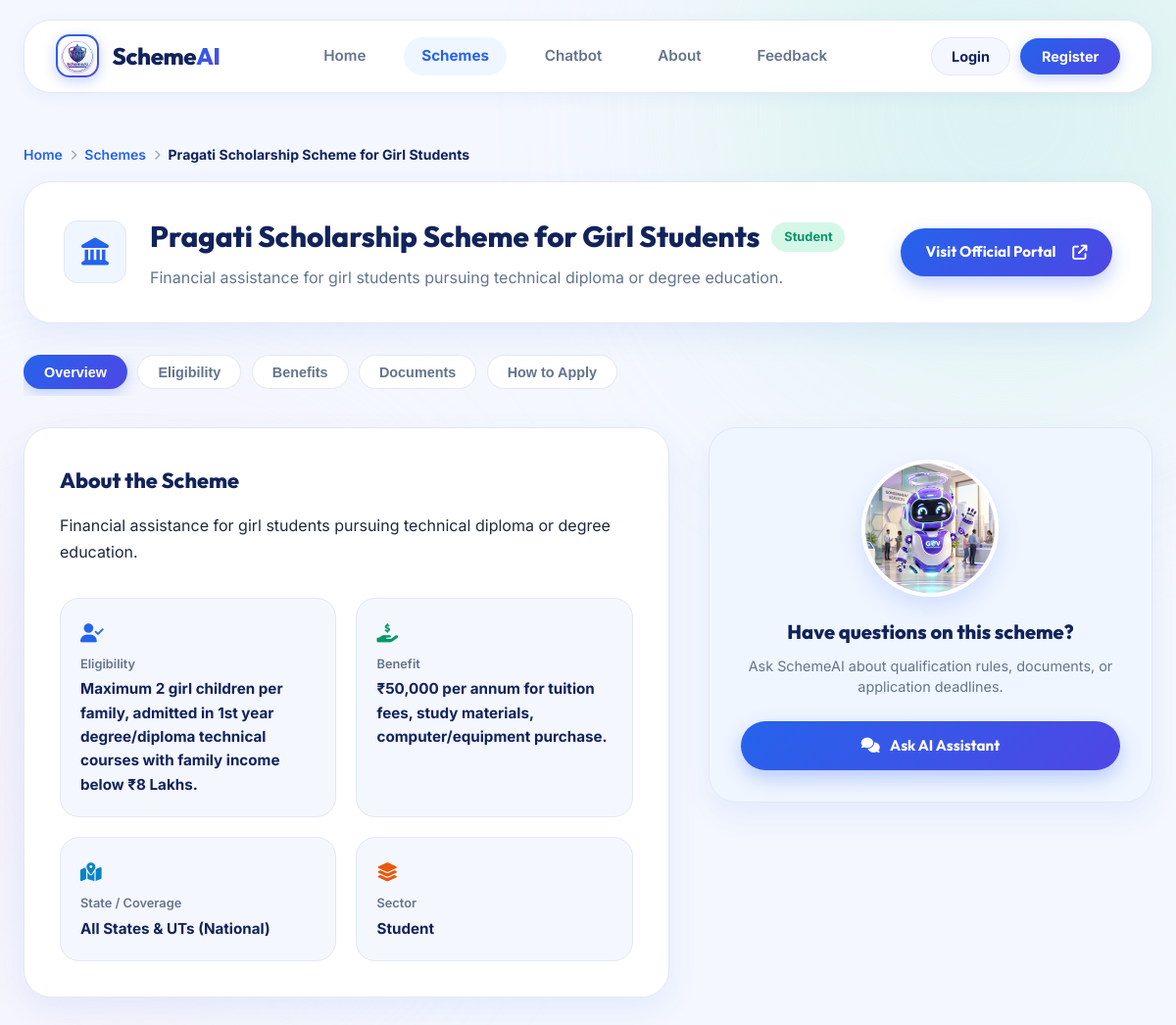
Page /schemes/4 on the committed database.
### tables this page shows
CREATE TABLE schemes (
            id INTEGER PRIMARY KEY AUTOINCREMENT,
            name TEXT UNIQUE NOT NULL,
            category TEXT NOT NULL,
            description TEXT NOT NULL,
            eligibility TEXT NOT NULL,
            benefits TEXT NOT NULL,
            required_documents TEXT NOT NULL,
            portal_link TEXT NOT NULL
        );

### app.py (the view)
@app.route('/schemes/<int:scheme_id>')
def scheme_details(scheme_id):
    logged_in = 'user_id' in session
    username = session.get('username')
    scheme = get_scheme_by_id(scheme_id)
    if not scheme:
        return redirect(url_for('schemes_catalog'))
    return render_template(
        'scheme_details.html',
        scheme=scheme,
        logged_in=logged_in,
        username=username
    )

### utils/db.py (called while the page is built)
def get_db_connection():
    conn = sqlite3.connect(DATABASE_PATH)
    conn.row_factory = sqlite3.Row  # Returns rows as dictionary-like objects
    return conn

def get_scheme_by_id(scheme_id):
    conn = get_db_connection()
    cursor = conn.cursor()
    cursor.execute("SELECT * FROM schemes WHERE id = ?", (scheme_id,))
    row = cursor.fetchone()
    conn.close()
    return dict(row) if row else None

### templates/scheme_details.html (shortened to what this page needs)
<!DOCTYPE html>
<html lang="en">
<head>
    <link rel="stylesheet" href="https://cdnjs.cloudflare.com/ajax/libs/font-awesome/6.4.0/css/all.min.css">
    <link rel="stylesheet" href="{{ url_for('static', filename='css/style.css') }}?v=16">
</head>
<body class="public-page">
    <div class="page-container" style="max-width: 1280px;">
        <header class="navbar" style="margin-top: 1.25rem;">
            <a href="/" class="brand">
                <div class="brand-logo">
                    <img src="{{ url_for('static', filename='images/logo.jpg') }}" alt="SchemeAI Logo" class="brand-logo-img">
                </div>
                <span class="brand-name">Scheme<span>AI</span></span>
            </a>
            <nav class="nav-links">
                <a href="/" class="nav-item">Home</a>
                <a href="{{ url_for('schemes_catalog') }}" class="nav-item active">Schemes</a>
                <a href="{{ url_for('chat_workspace') }}" class="nav-item">Chatbot</a>
                <a href="/about" class="nav-item">About</a>
                <a href="/feedback" class="nav-item">Feedback</a>
            </nav>
            <div class="nav-actions">
                {% if logged_in %}
                    <a href="{{ url_for('user_profile') }}" class="user-pill-btn">
                        <i class="fa-solid fa-circle-user"></i>
                        <span>{{ username }}</span>
                    </a>
                    <a href="{{ url_for('logout') }}" class="btn-nav-logout" title="Logout">
                        <i class="fa-solid fa-arrow-right-from-bracket"></i>
                    </a>
                {% else %}
                    <a href="{{ url_for('login') }}" class="btn-nav-login-light">Login</a>
                    <a href="{{ url_for('register') }}" class="btn-nav-register-light">Register</a>
                {% endif %}
            </div>
        </header>
        <div style="display: flex; align-items: center; gap: 0.5rem; font-size: 0.875rem; color: var(--text-secondary); margin: 1.5rem 0 1rem 0;">
            <a href="/" style="color: var(--primary-purple); text-decoration: none; font-weight: 600;">Home</a>
            <i class="fa-solid fa-chevron-right" style="font-size: 0.65rem; color: #94A3B8;"></i>
            <a href="{{ url_for('schemes_catalog') }}" style="color: var(--primary-purple); text-decoration: none; font-weight: 600;">Schemes</a>
            <i class="fa-solid fa-chevron-right" style="font-size: 0.65rem; color: #94A3B8;"></i>
            <span style="color: var(--deep-purple); font-weight: 700;">{{ scheme.name }}</span>
        </div>
        <div style="background: var(--white); border: 1.5px solid var(--border-color); border-radius: var(--radius-xl); padding: 2rem 2.5rem; box-shadow: var(--shadow-card); display: flex; justify-content: space-between; align-items: center; gap: 2rem; margin-bottom: 2rem; flex-wrap: wrap;">
            <div style="display: flex; align-items: center; gap: 1.5rem;">
                <div style="width: 64px; height: 64px; border-radius: var(--radius-md); background: #F0F6FF; border: 1.5px solid var(--border-color); display: flex; align-items: center; justify-content: center; font-size: 1.75rem; color: var(--primary-purple); flex-shrink: 0;">
                    <i class="fa-solid fa-landmark"></i>
                </div>
                <div>
                    <div style="display: flex; align-items: center; gap: 0.75rem; margin-bottom: 0.35rem; flex-wrap: wrap;">
                        <h1 style="font-family: var(--font-heading); font-size: 1.85rem; font-weight: 800; color: var(--deep-purple);">
                            {{ scheme.name }}
                        </h1>
                        <span style="background: #D4F7E7; color: #059669; font-weight: 700; font-size: 0.8rem; padding: 0.3rem 0.8rem; border-radius: var(--radius-pill);">
                            {{ scheme.category|replace('_', ' ')|title }}
                        </span>
                    </div>
                    <p style="color: var(--text-secondary); font-size: 1rem;">
                        {{ scheme.description }}
                    </p>
                </div>
            </div>
            {% if scheme.portal_link %}
            <a href="{{ scheme.portal_link }}" target="_blank" class="btn btn-primary" style="padding: 0.75rem 1.6rem; border-radius: var(--radius-pill); white-space: nowrap; text-decoration: none;">
                <span>Visit Official Portal</span>
                <i class="fa-solid fa-arrow-up-right-from-square" style="margin-left: 0.4rem;"></i>
            </a>
            {% endif %}
        </div>
        <div style="display: flex; gap: 0.65rem; margin-bottom: 2rem; overflow-x: auto; padding-bottom: 0.4rem;">
            <button class="filter-pill active" onclick="switchTab('overview')">Overview</button>
            <button class="filter-pill" onclick="switchTab('eligibility')">Eligibility</button>
            <button class="filter-pill" onclick="switchTab('benefits')">Benefits</button>
            <button class="filter-pill" onclick="switchTab('documents')">Documents</button>
            <button class="filter-pill" onclick="switchTab('apply')">How to Apply</button>
        </div>
        <div class="scheme-details-split-grid">
            <div>
                <div id="tab-overview" class="tab-pane" style="background: var(--white); border: 1.5px solid var(--border-color); border-radius: var(--radius-xl); padding: 2.25rem; box-shadow: var(--shadow-card); margin-bottom: 2rem;">
                    <h3 style="font-family: var(--font-heading); font-size: 1.35rem; font-weight: 800; color: var(--deep-purple); margin-bottom: 1rem;">
                        About the Scheme
                    </h3>
                    <p style="color: var(--text-main); font-size: 1rem; line-height: 1.7; margin-bottom: 2rem;">
                        {{ scheme.description }}
                    </p>
                    <div class="scheme-criteria-2x2-grid">
                        <div style="background: #F4F7FE; border: 1.5px solid var(--border-color); border-radius: var(--radius-lg); padding: 1.25rem;">
                            <div style="color: var(--primary-purple); font-size: 1.2rem; margin-bottom: 0.4rem;">
                                <i class="fa-solid fa-user-check"></i>
                            </div>
                            <div style="font-size: 0.8rem; font-weight: 600; color: var(--text-secondary);">Eligibility</div>
                            <div style="font-weight: 700; color: var(--deep-purple); font-size: 0.95rem; margin-top: 0.2rem;">
                                {{ scheme.eligibility or 'Eligible Indian citizens' }}
                            </div>
                        </div>
                        <div style="background: #F4F7FE; border: 1.5px solid var(--border-color); border-radius: var(--radius-lg); padding: 1.25rem;">
                            <div style="color: #059669; font-size: 1.2rem; margin-bottom: 0.4rem;">
                                <i class="fa-solid fa-hand-holding-dollar"></i>
                            </div>
                            <div style="font-size: 0.8rem; font-weight: 600; color: var(--text-secondary);">Benefit</div>
                            <div style="font-weight: 700; color: var(--deep-purple); font-size: 0.95rem; margin-top: 0.2rem;">
                                {{ scheme.benefits or 'Direct government welfare grant' }}
                            </div>
                        </div>
                        <div style="background: #F4F7FE; border: 1.5px solid var(--border-color); border-radius: var(--radius-lg); padding: 1.25rem;">
                            <div style="color: #0284C7; font-size: 1.2rem; margin-bottom: 0.4rem;">
                                <i class="fa-solid fa-map-location-dot"></i>
                            </div>
                            <div style="font-size: 0.8rem; font-weight: 600; color: var(--text-secondary);">State / Coverage</div>
                            <div style="font-weight: 700; color: var(--deep-purple); font-size: 0.95rem; margin-top: 0.2rem;">
                                All States &amp; UTs (National)
                            </div>
                        </div>
                        <div style="background: #F4F7FE; border: 1.5px solid var(--border-color); border-radius: var(--radius-lg); padding: 1.25rem;">
                            <div style="color: #EA580C; font-size: 1.2rem; margin-bottom: 0.4rem;">
                                <i class="fa-solid fa-layer-group"></i>
                            </div>
                            <div style="font-size: 0.8rem; font-weight: 600; color: var(--text-secondary);">Sector</div>
                            <div style="font-weight: 700; color: var(--deep-purple); font-size: 0.95rem; margin-top: 0.2rem;">
                                {{ scheme.category|replace('_', ' ')|title }}
                            </div>
                        </div>
                    </div>
                </div>
            </div>
            <div>
                <div style="background: linear-gradient(145deg, #F0F6FF 0%, #EFF6FF 100%); border: 1.5px solid var(--border-color); border-radius: var(--radius-xl); padding: 2rem; box-shadow: var(--shadow-card); text-align: center; margin-bottom: 2rem;">
                    <div style="width: 140px; height: 140px; border-radius: 50%; overflow: hidden; margin: 0 auto 1.25rem auto; border: 4px solid var(--white); box-shadow: 0 10px 24px rgba(32, 84, 246, 0.15);">
                        <img src="{{ url_for('static', filename='images/robot_mascot.jpg') }}?v=16" alt="SchemeAI Bot" style="width: 100%; height: 100%; object-fit: cover;">
                    </div>
                    <h4 style="font-family: var(--font-heading); font-size: 1.25rem; font-weight: 800; color: var(--deep-purple); margin-bottom: 0.5rem;">
                        Have questions on this scheme?
                    </h4>
                    <p style="color: var(--text-secondary); font-size: 0.9rem; line-height: 1.5; margin-bottom: 1.5rem;">
                        Ask SchemeAI about qualification rules, documents, or application deadlines.
                    </p>
                    <a href="/chat" class="btn btn-primary" style="width: 100%; border-radius: var(--radius-pill); text-decoration: none;">
                        <i class="fa-solid fa-comments"></i> Ask AI Assistant
                    </a>
                </div>
            </div>
        </div>
    </div>
</body>
</html>

### rows in the picture
schemes: name "Pragati Scholarship Scheme for Girl Students", category "Student", description "Financial assistance for girl students pursuing technical diploma or degree education.", eligibility "Maximum 2 girl children per family, admitted in 1st year degree/diploma technical courses with family income below ₹8 Lakhs.", benefits "₹50,000 per annum for tuition fees, study materials, computer/equipment purchase."
